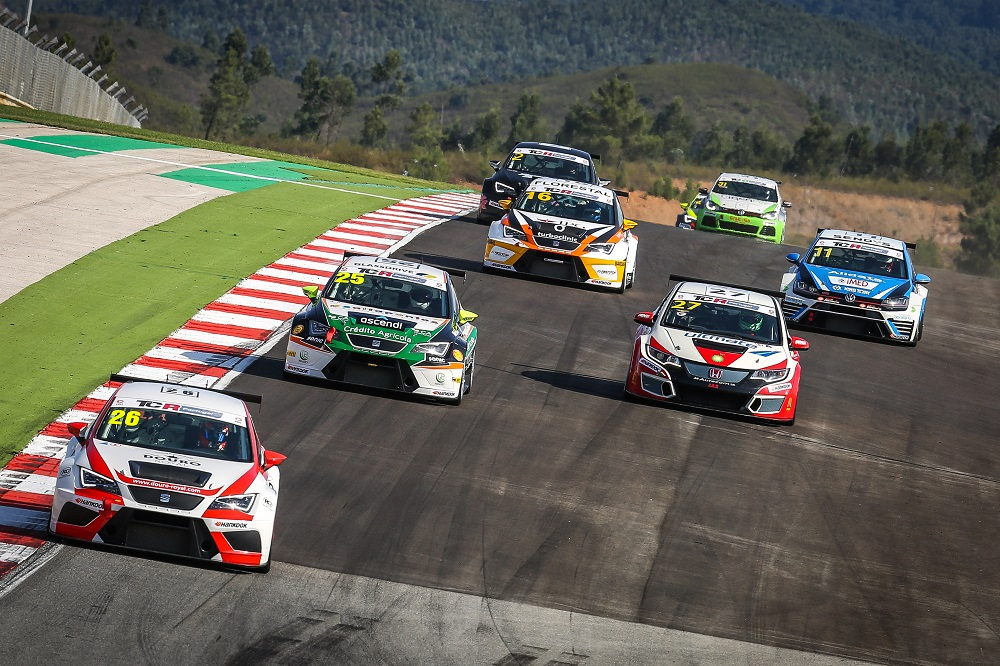
#> input picture 7 Semestre/Reconhecimento de Padrões/2 Aula - 02-11-25 - RGB, Histogramas, Contraste, Blur e Binarização de Imagens Arquivo/carro.jpg, 1000 x 666 px, given in place of carro.png, which was not available
$ jupyter execute aula.ipynb   (older library calls are emulated)
#> lines starting #> are read from the running program, lines starting #| are printed output that depends on the picture; after the words box and inside, x2 and y2 are one past the last pixel; in counts of white or black regions, pixels touching at a corner belong together; pictures that were not available may be replaced by others from this repository, and a replacement may not be noted
[cell 1]
import numpy as np
import cv2
import mahotas
import matplotlib.pyplot as plt
from pylab import imshow, gray, show
from os import path

# 1 -  Tons de cinza
imagemOriginal = cv2.imread('carro.png')
#> imagemOriginal is the input picture: shape (666, 1000, 3); mean B, G, R 86.6, 96.2, 98.4
imagemCinza = cv2.cvtColor(imagemOriginal, cv2.COLOR_BGR2GRAY)
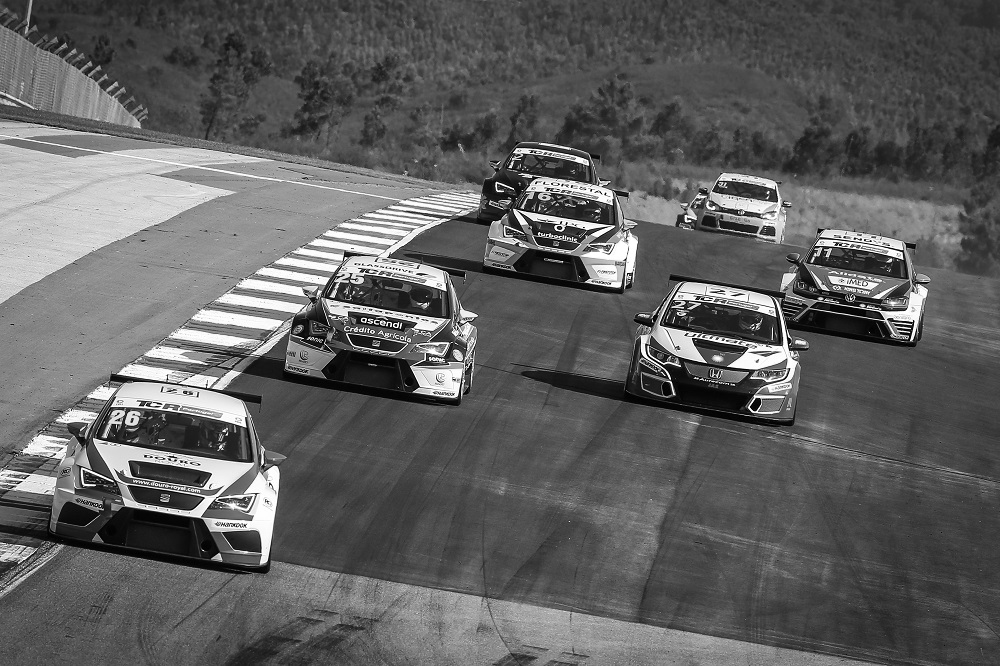
#> imagemCinza: shape (666, 1000); min 0, max 255, mean 95.8

# 2 - Aplicar o Blur
borrao = cv2.GaussianBlur(imagemCinza, (5, 5), 0)

# 3 - Binarizar a imagem
T = mahotas.thresholding.otsu(borrao)
#> T = 119
print(T)
#| 119
bin = borrao.copy()
bin[bin > T] = 255
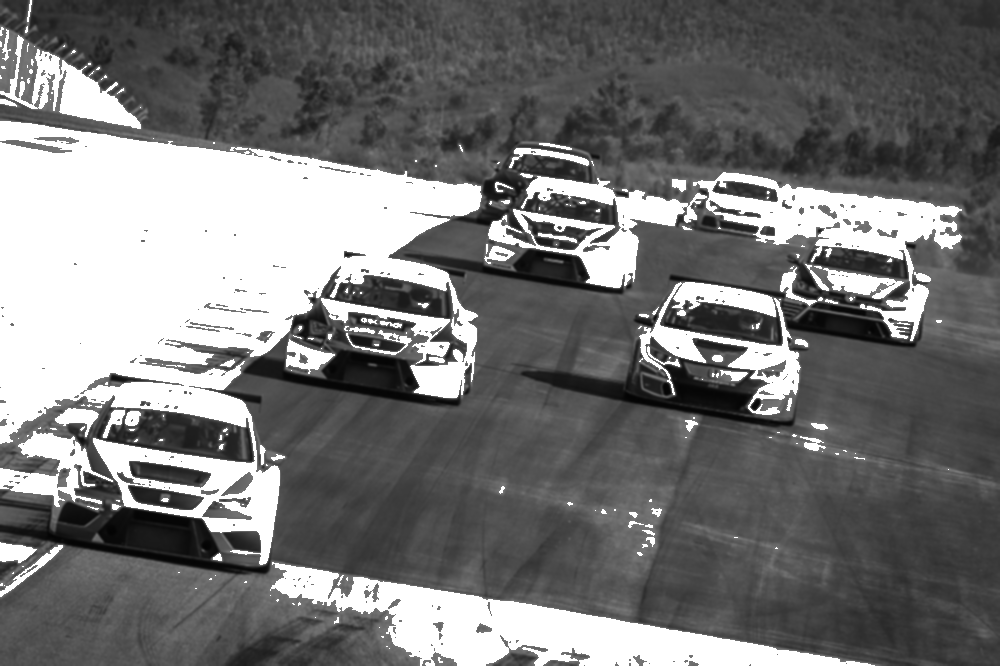
#> bin: shape (666, 1000); min 3, max 255, mean 118
bin[bin < 255] = 0
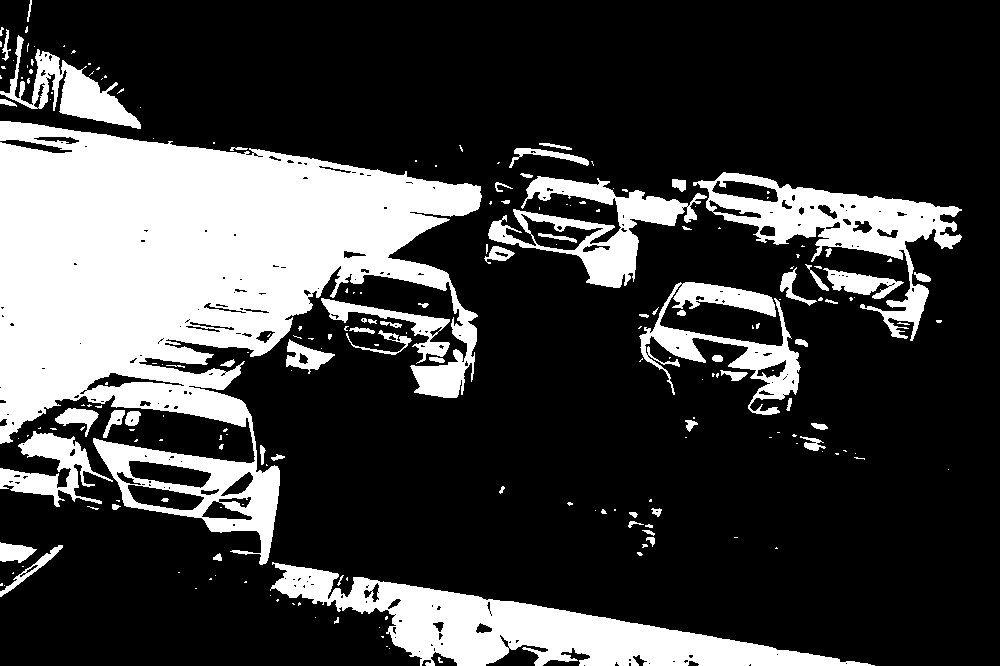
#> bin: shape (666, 1000); 25% white; 211 white regions (144 under 20 px), largest, box (x1, y1, x2, y2) and area: (0, 121, 482, 565) 100739, (270, 562, 875, 666) 21713, (693, 172, 962, 341) 11863
bin = cv2.bitwise_not(bin)

# 4 - Detectar bordas
bordas = cv2.Canny(bin, 70, 120)
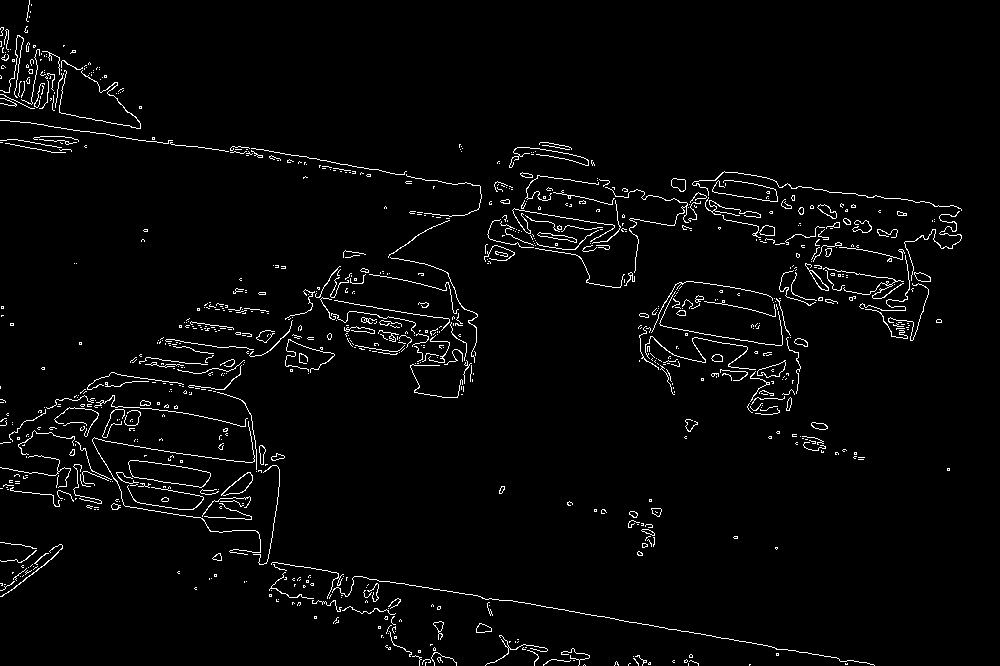
#> bordas: shape (666, 1000); 2.8% white in thin lines or dots

# 5 - Identificar contornos
contornos, hierarquia = cv2.findContours(bordas, cv2.RETR_EXTERNAL, cv2.CHAIN_APPROX_SIMPLE)
#> contornos = 893 contours, 846 with area under 20; largest, box (x1, y1, x2, y2) and area: (128, 460, 211, 488) 1332, (221, 472, 253, 496) 319, (757, 360, 786, 378) 238, (671, 178, 686, 192) 136, (537, 232, 577, 243) 130
